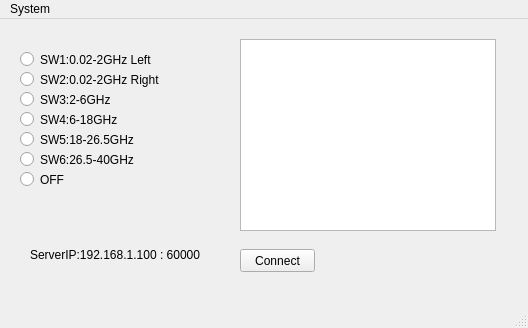
<?xml version="1.0" encoding="UTF-8"?>
<ui version="4.0">
 <class>MainWindow</class>
 <widget class="QMainWindow" name="MainWindow">
  <property name="geometry">
   <rect>
    <x>0</x>
    <y>0</y>
    <width>528</width>
    <height>328</height>
   </rect>
  </property>
  <property name="windowTitle">
   <string>RF Channel Control</string>
  </property>
  <widget class="QWidget" name="centralwidget">
   <widget class="QTextBrowser" name="textBrowser">
    <property name="geometry">
     <rect>
      <x>240</x>
      <y>20</y>
      <width>256</width>
      <height>192</height>
     </rect>
    </property>
   </widget>
   <widget class="QLabel" name="label">
    <property name="geometry">
     <rect>
      <x>30</x>
      <y>220</y>
      <width>191</width>
      <height>31</height>
     </rect>
    </property>
    <property name="text">
     <string>ServerIP:192.168.1.100 : 60000</string>
    </property>
   </widget>
   <widget class="QRadioButton" name="btnOff">
    <property name="geometry">
     <rect>
      <x>20</x>
      <y>150</y>
      <width>99</width>
      <height>21</height>
     </rect>
    </property>
    <property name="text">
     <string>OFF</string>
    </property>
    <attribute name="buttonGroup">
     <string notr="true">buttonGroup</string>
    </attribute>
   </widget>
   <widget class="QRadioButton" name="btnSw5">
    <property name="geometry">
     <rect>
      <x>20</x>
      <y>110</y>
      <width>141</width>
      <height>21</height>
     </rect>
    </property>
    <property name="text">
     <string>SW5:18-26.5GHz</string>
    </property>
    <attribute name="buttonGroup">
     <string notr="true">buttonGroup</string>
    </attribute>
   </widget>
   <widget class="QRadioButton" name="btnSw3">
    <property name="geometry">
     <rect>
      <x>20</x>
      <y>70</y>
      <width>171</width>
      <height>21</height>
     </rect>
    </property>
    <property name="text">
     <string>SW3:2-6GHz</string>
    </property>
    <attribute name="buttonGroup">
     <string notr="true">buttonGroup</string>
    </attribute>
   </widget>
   <widget class="QRadioButton" name="btnSw6">
    <property name="geometry">
     <rect>
      <x>20</x>
      <y>130</y>
      <width>151</width>
      <height>21</height>
     </rect>
    </property>
    <property name="text">
     <string>SW6:26.5-40GHz</string>
    </property>
    <attribute name="buttonGroup">
     <string notr="true">buttonGroup</string>
    </attribute>
   </widget>
   <widget class="QRadioButton" name="btnSw2">
    <property name="geometry">
     <rect>
      <x>20</x>
      <y>50</y>
      <width>171</width>
      <height>21</height>
     </rect>
    </property>
    <property name="text">
     <string>SW2:0.02-2GHz Right</string>
    </property>
    <attribute name="buttonGroup">
     <string notr="true">buttonGroup</string>
    </attribute>
   </widget>
   <widget class="QRadioButton" name="btnSw1">
    <property name="geometry">
     <rect>
      <x>20</x>
      <y>30</y>
      <width>151</width>
      <height>21</height>
     </rect>
    </property>
    <property name="text">
     <string>SW1:0.02-2GHz Left</string>
    </property>
    <attribute name="buttonGroup">
     <string notr="true">buttonGroup</string>
    </attribute>
   </widget>
   <widget class="QRadioButton" name="btnSw4">
    <property name="geometry">
     <rect>
      <x>20</x>
      <y>90</y>
      <width>161</width>
      <height>21</height>
     </rect>
    </property>
    <property name="text">
     <string>SW4:6-18GHz</string>
    </property>
    <attribute name="buttonGroup">
     <string notr="true">buttonGroup</string>
    </attribute>
   </widget>
   <widget class="QPushButton" name="btnConn">
    <property name="geometry">
     <rect>
      <x>240</x>
      <y>230</y>
      <width>75</width>
      <height>23</height>
     </rect>
    </property>
    <property name="text">
     <string>Connect</string>
    </property>
   </widget>
  </widget>
  <widget class="QMenuBar" name="menubar">
   <property name="geometry">
    <rect>
     <x>0</x>
     <y>0</y>
     <width>528</width>
     <height>23</height>
    </rect>
   </property>
   <widget class="QMenu" name="menuExit">
    <property name="title">
     <string>System</string>
    </property>
    <addaction name="actionExit"/>
    <addaction name="actionVersion"/>
   </widget>
   <addaction name="menuExit"/>
  </widget>
  <widget class="QStatusBar" name="statusbar"/>
  <action name="actionExit">
   <property name="text">
    <string>Exit</string>
   </property>
  </action>
  <action name="actionVersion">
   <property name="text">
    <string>Version</string>
   </property>
  </action>
 </widget>
 <resources/>
 <connections/>
 <buttongroups>
  <buttongroup name="buttonGroup"/>
 </buttongroups>
</ui>
